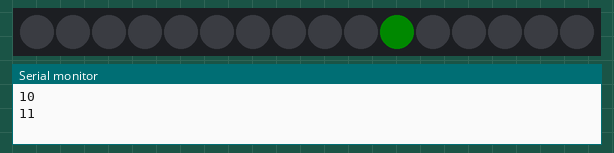
Recording of a sketch running on a simulated Arduino Uno, built with avr-gcc and run on an emulated ATmega328P. On the bench: 16 RGB LEDs in strip order, left to right, the last lines printed to the serial monitor. Dim RGB values are drawn brighter than linear.

Above: at 0.15 s.
At 0.55 s:
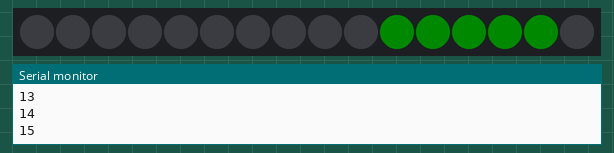
At 0.96 s:
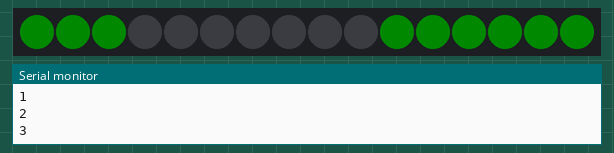
At 1.7 s:
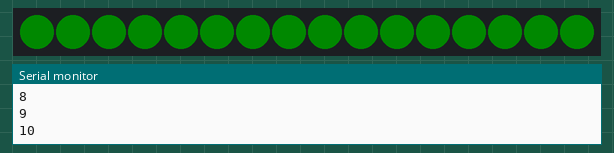

The sketch:

CIrcleofPie_2.c.ino
```cpp
// cw coleman  neo RGBW circular
#include <Adafruit_NeoPixel.h>
#ifdef __AVR__
  #include <avr/power.h>
#endif

#define PIN 6
#define NUM_LEDS 16
#define BRIGHTNESS 10
Adafruit_NeoPixel strip = Adafruit_NeoPixel(NUM_LEDS, PIN, NEO_GRBW + NEO_KHZ800);

void setup() {
  Serial.begin(9600);
  #if defined (__AVR_ATtiny85__)
    if (F_CPU == 16000000) clock_prescale_set(clock_div_1);
  #endif
  // End of trinket special code
  strip.setBrightness(BRIGHTNESS);
  strip.begin();
  strip.show(); // Initialize all pixels to 'off'
    randomSeed(analogRead(0));
}

//set up variables
int red,green,blue,white;
//set first led and total leds
int first = 10;
int leds = 16;
int count = 0;

//The event loop  *************************
void loop() {
  if (count == 0){
    //this sets up the leds for the first time through the loop
      red = 0; green = 0; blue = 255; white = 0;
  }

    red = 255;
    if(count % 2 == 0) {red = 0;}

  circular(first,leds,red,green,blue,white);
}
// end of the event loop *************************

//red function
void circular(int s, int lds, int  b,int g,int p,int w){
// s:start   lds:the number of leds  b:blue  g:green  p:purple  w:white
int delayVal = 100;// change the delayVal to speed things up
int j;
Serial.println();//debug
for(j = 0; j < 16 ; j++){
    Serial.println (s);//debug
          strip.setPixelColor(s, strip.Color(g,p,w ));
          delay(delayVal);
           strip.show();
            s++; // increase s by 1;
            if (s > (lds -1)) { s = 0;}
 }
}
```
